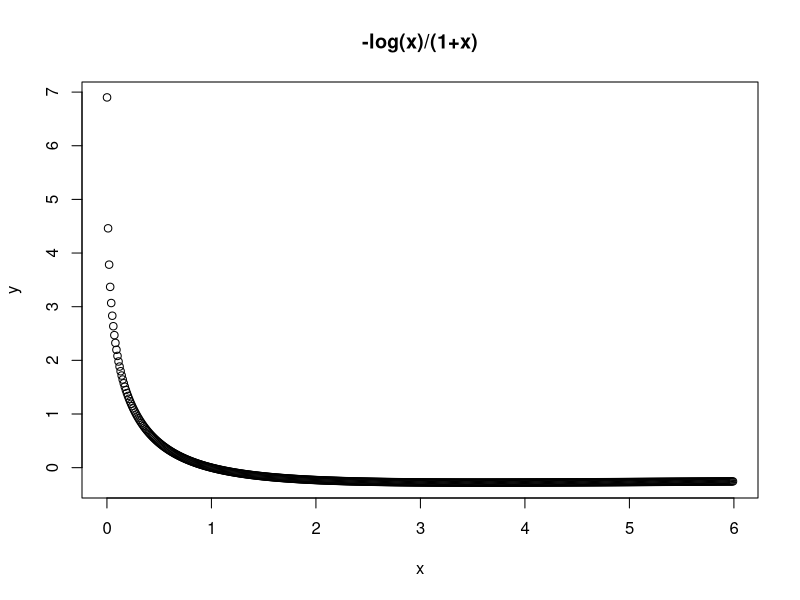
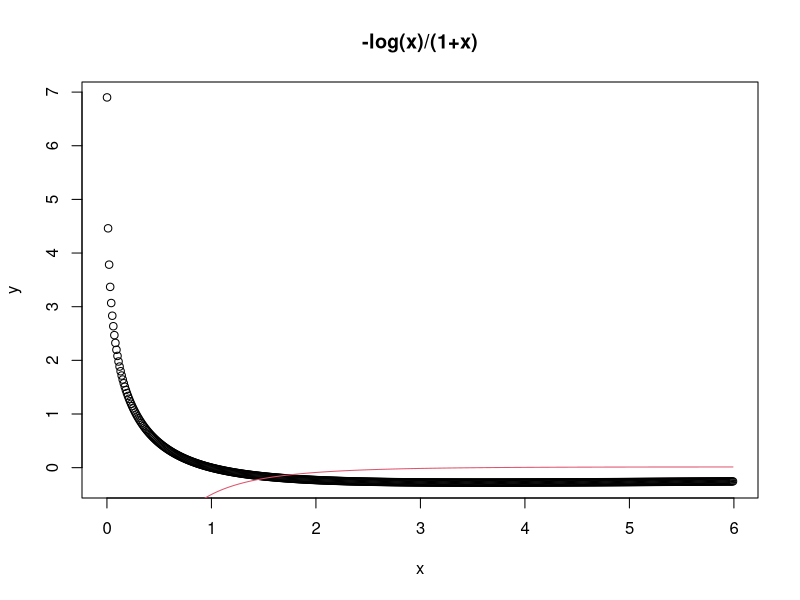

Generate these figures, in order, with R:
## ---- chunk 1
f1 <- function (x) {
  if (min(x)<=0){
    return(FALSE)
  } else{
    return(-log(x)/(1+x))
  }
}
f1(0)
f1(2)
## ---- chunk 2
plot(seq(0.001, 6, 0.01), f1(seq(0.001, 6, 0.01)), main = '-log(x)/(1+x)', xlab = 'x', ylab = 'y')
## ---- chunk 3
# global minimum is located at x > 1 since when x < 1, the function value must be positive
## ---- chunk 4
diff.quot <- function (x, h) {
  return((f1(x+h) - f1(x))/h)
}
## ---- chunk 5
plot(seq(0.001, 6, 0.01), f1(seq(0.001, 6, 0.01)), main = '-log(x)/(1+x)', xlab = 'x', ylab = 'y', col = 1)
lines(seq(0.001, 6, 0.01), diff.quot(seq(0.001, 6, 0.01), 0.0001), col = 2)
## ---- chunk 6
basic.grad.descent <- function (x, max.iter = 10000, stop.deriv = 1e-10, 
                                h = 0.0001, step.scale = 0.5){
  iter <- 0
  deriv <- Inf
  for (i in 1:max.iter) {
    iter <- iter + 1
    deriv <- diff.quot(x, h)
    error <- f1(x) - f1(x - deriv*step.scale)
    x <- x - deriv*step.scale
    if (error < stop.deriv) {break()}
    }
  fit <- list(x = x, minf = f1(x), iteration = iter,
              converged = (iter < max.iter))
  return(fit)
}
basic.grad.descent(3)
## ---- chunk 7
nlm(f1, p = 3)
